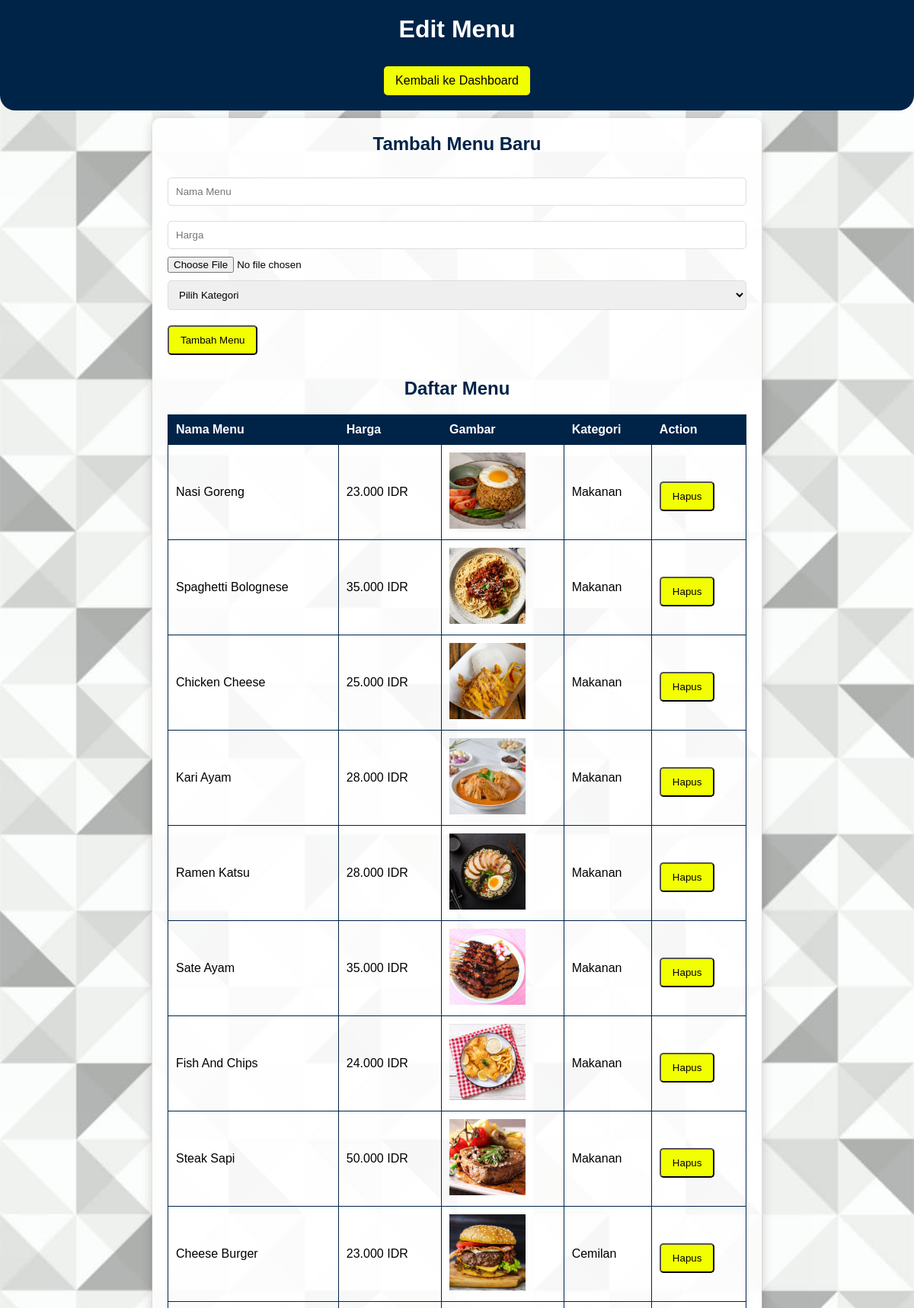
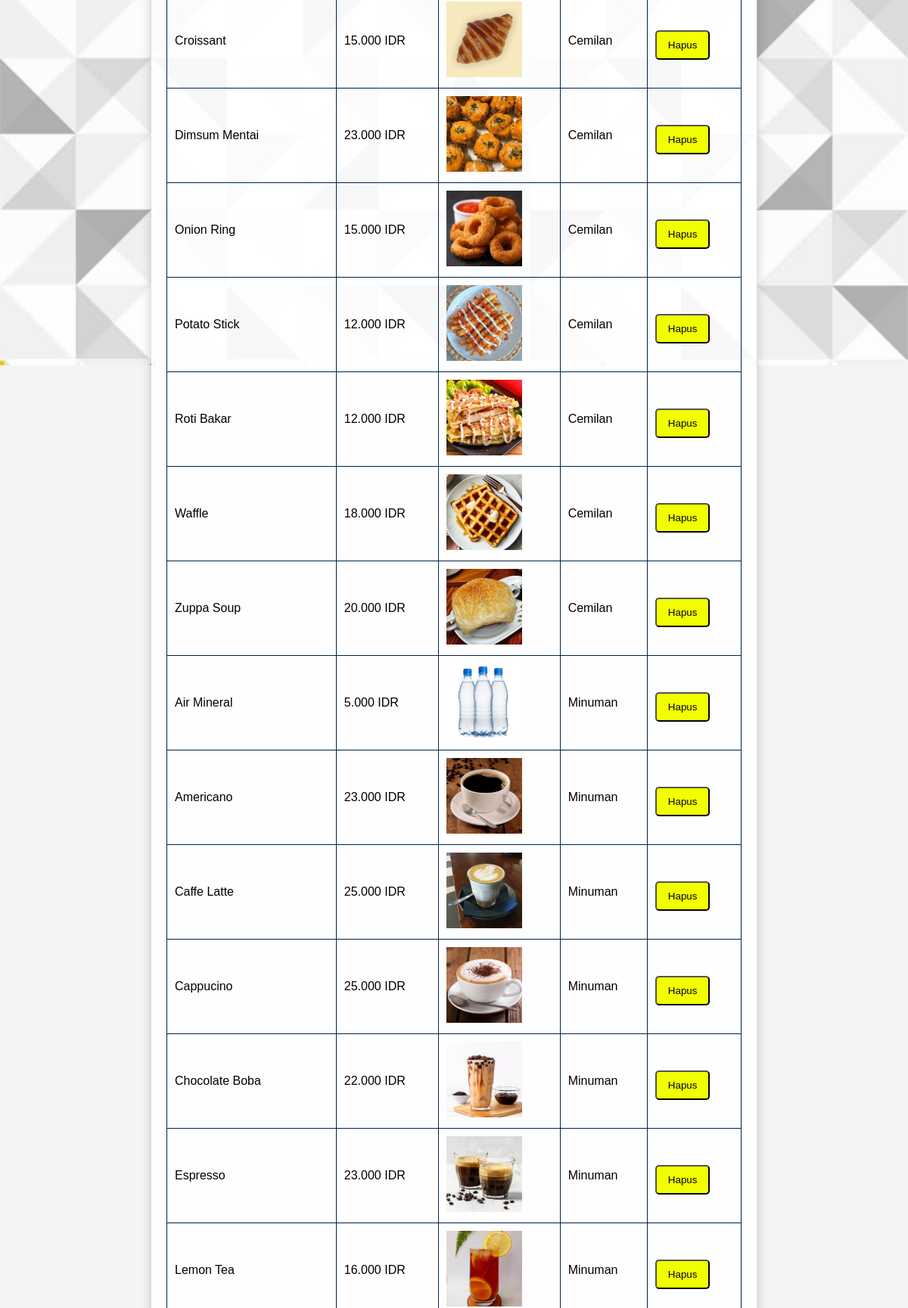
Screenshot of /edit_menu.php (signed in, upper part) with the database file from the repository (2 pictures, top to bottom).
### tables this page shows
CREATE TABLE `menu` (
  `id` int(255) UNSIGNED NOT NULL,
  `menu_name` varchar(255) NOT NULL,
  `price` decimal(10,2) NOT NULL,
  `image` varchar(255) NOT NULL,
  `kategori` enum('Makanan','Cemilan','Minuman') NOT NULL
);

### edit_menu.php (the view, shortened to what this page needs)
<?php
include "config.php";
$sql = "SELECT * FROM menu";
$result = mysqli_query($conn, $sql);
$menus = [];
if ($result) {
    while ($row = mysqli_fetch_assoc($result)) {
        $menus[] = $row;
    }
} else {
    echo "<script>alert('Gagal mengambil data menu');</script>";
}
?>
<!DOCTYPE html>
<html lang="id">
<head>
    <link rel="stylesheet" href="styleA2.css">
</head>
<body>
    <div class="header">
        <h1>Edit Menu</h1>
        <div class="centered-button">
            <a href="admin_dashboard.php" class="btn">Kembali ke Dashboard</a>
        </div>
    </div>
    <div class="container">
        <h2>Tambah Menu Baru</h2>
        <form action="edit_menu.php" method="POST" enctype="multipart/form-data">
            <input type="text" name="menu_name" placeholder="Nama Menu" required>
            <input type="number" name="price" placeholder="Harga" required>
            <input type="file" name="image" required>
            <select name="kategori" required>
                <option value="">Pilih Kategori</option>
            </select>
            <button type="submit" name="add" class="btn">Tambah Menu</button>
        </form>
        <h2>Daftar Menu</h2>
        <table>
            <thead>
                <tr>
                    <th>Nama Menu</th>
                    <th>Harga</th>
                    <th>Gambar</th>
                    <th>Kategori</th>
                    <th>Action</th>
                </tr>
            </thead>
            <tbody>
                <?php foreach ($menus as $menu): ?>
                <tr>
                    <td><?php echo htmlspecialchars($menu['menu_name']); ?></td>
                    <td><?php echo number_format($menu['price'], 0, ',', '.'); ?> IDR</td>
                    <td><img src="<?php echo htmlspecialchars($menu['image']); ?>" alt="Menu Image" style="max-width: 100px;"></td>
                    <td><?php echo htmlspecialchars($menu['kategori']); ?></td>
                    <td>
                        <form action="edit_menu.php" method="POST" style="display:inline;">
                            <button type="submit" name="delete" class="btn" onclick="return confirm('Apakah Anda yakin ingin menghapus menu ini?');">Hapus</button>
                        </form>
                    </td>
                </tr>
                <?php endforeach; ?>
            </tbody>
        </table>
    </div>
</body>
</html>

### styleA2.css (style rules this page uses)
* { box-sizing: border-box; margin: 0; padding: 0; }
body { background-image: url('menu/bgkeranjang.jpg'); background-size: cover; background-position: center; background-repeat: no-repeat; height: 100vh; font-family: 'Poppins', sans-serif; background-color: #f4f4f4; }
.header { padding: 20px 0; background-color: #002348; color: white; text-align: center; border-radius: 0 0 20px 20px; }
.container { max-width: 800px; margin: 10px auto; padding: 20px; background-color: rgba(255, 255, 255, 0.9); border-radius: 10px; box-shadow: 0 4px 15px rgba(0, 0, 0, 0.2); }
h1 { color: white; text-align: center; margin-bottom: 20px; }
h2 { color: #002348; text-align: center; margin-bottom: 20px; }
form { margin-bottom: 30px; }
input[type="text"], input[type="number"], select { width: 100%; padding: 10px; margin: 10px 0; border: 1px solid #ddd; border-radius: 5px; }
table { width: 100%; border-collapse: collapse; margin-top: 20px; }
table, th, td { border: 1px solid #002348; }
th, td { padding: 10px; text-align: left; }
th { background-color: #002348; color: white; }
.btn { display: inline-block; background: rgb(242, 255, 0); color: rgb(0, 0, 0); padding: 10px 15px; border-radius: 5px; text-decoration: none; margin-top: 10px; cursor: pointer; }
.centered-button { display: flex; justify-content: center; margin-top: 10px; }

### rows the page displays
menu: menu_name "Nasi Goreng", price "23.000", image (picture), kategori "Makanan"
menu: menu_name "Spaghetti Bolognese", price "35.000", image (picture), kategori "Makanan"
menu: menu_name "Chicken Cheese", price "25.000", image (picture), kategori "Makanan"
menu: menu_name "Kari Ayam", price "28.000", image (picture), kategori "Makanan"
menu: menu_name "Ramen Katsu", price "28.000", image (picture), kategori "Makanan"
menu: menu_name "Sate Ayam", price "35.000", image (picture), kategori "Makanan"
menu: menu_name "Fish And Chips", price "24.000", image (picture), kategori "Makanan"
menu: menu_name "Steak Sapi", price "50.000", image (picture), kategori "Makanan"
menu: menu_name "Cheese Burger", price "23.000", image (picture), kategori "Cemilan"
menu: menu_name "Croissant", price "15.000", image (picture), kategori "Cemilan"
menu: menu_name "Dimsum Mentai", price "23.000", image (picture), kategori "Cemilan"
menu: menu_name "Onion Ring", price "15.000", image (picture), kategori "Cemilan"
menu: menu_name "Potato Stick", price "12.000", image (picture), kategori "Cemilan"
menu: menu_name "Roti Bakar", price "12.000", image (picture), kategori "Cemilan"
menu: menu_name "Waffle", price "18.000", image (picture), kategori "Cemilan"
menu: menu_name "Zuppa Soup", price "20.000", image (picture), kategori "Cemilan"
menu: menu_name "Air Mineral", price "5.000", image (picture), kategori "Minuman"
menu: menu_name "Americano", price "23.000", image (picture), kategori "Minuman"
menu: menu_name "Caffe Latte", price "25.000", image (picture), kategori "Minuman"
menu: menu_name "Cappucino", price "25.000", image (picture), kategori "Minuman"
menu: menu_name "Chocolate Boba", price "22.000", image (picture), kategori "Minuman"
menu: menu_name "Espresso", price "23.000", image (picture), kategori "Minuman"
menu: menu_name "Lemon Tea", price "16.000", image (picture), kategori "Minuman"
